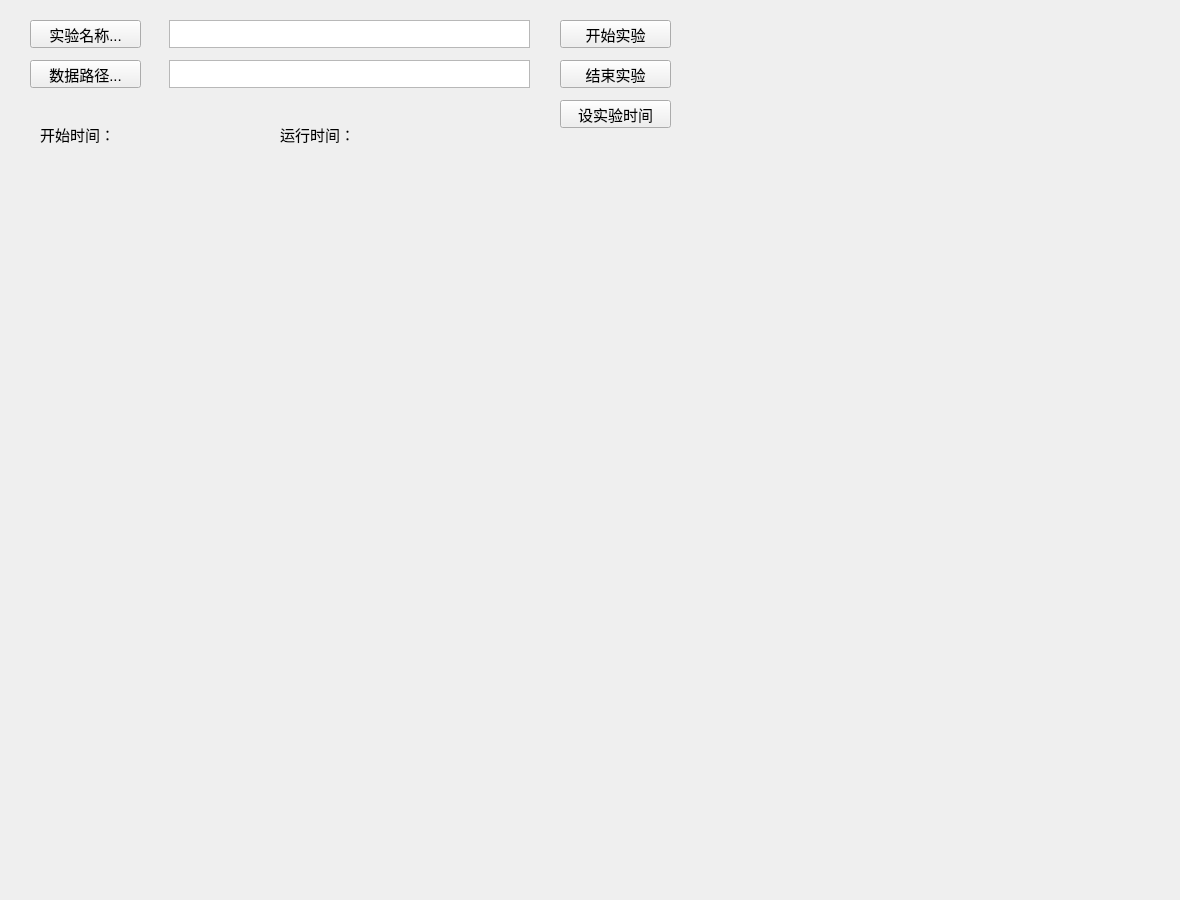
<?xml version="1.0" encoding="UTF-8"?>
<ui version="4.0">
 <class>FormExpInfo</class>
 <widget class="QWidget" name="FormExpInfo">
  <property name="geometry">
   <rect>
    <x>0</x>
    <y>0</y>
    <width>1180</width>
    <height>900</height>
   </rect>
  </property>
  <property name="windowTitle">
   <string>Form</string>
  </property>
  <widget class="QTextEdit" name="textEdit_recordpath">
   <property name="enabled">
    <bool>true</bool>
   </property>
   <property name="geometry">
    <rect>
     <x>169</x>
     <y>60</y>
     <width>361</width>
     <height>28</height>
    </rect>
   </property>
   <property name="font">
    <font>
     <family>Tahoma</family>
     <pointsize>11</pointsize>
    </font>
   </property>
   <property name="readOnly">
    <bool>true</bool>
   </property>
  </widget>
  <widget class="QPushButton" name="button_filefolder_selection">
   <property name="geometry">
    <rect>
     <x>30</x>
     <y>60</y>
     <width>111</width>
     <height>28</height>
    </rect>
   </property>
   <property name="font">
    <font>
     <family>Tahoma</family>
     <pointsize>11</pointsize>
    </font>
   </property>
   <property name="text">
    <string>数据路径...</string>
   </property>
  </widget>
  <widget class="QPushButton" name="button_expname">
   <property name="geometry">
    <rect>
     <x>30</x>
     <y>20</y>
     <width>111</width>
     <height>28</height>
    </rect>
   </property>
   <property name="font">
    <font>
     <family>Tahoma</family>
     <pointsize>11</pointsize>
    </font>
   </property>
   <property name="text">
    <string>实验名称...</string>
   </property>
  </widget>
  <widget class="QTextEdit" name="textEdit_expname">
   <property name="enabled">
    <bool>true</bool>
   </property>
   <property name="geometry">
    <rect>
     <x>169</x>
     <y>20</y>
     <width>361</width>
     <height>28</height>
    </rect>
   </property>
   <property name="font">
    <font>
     <family>Tahoma</family>
     <pointsize>11</pointsize>
    </font>
   </property>
   <property name="readOnly">
    <bool>true</bool>
   </property>
  </widget>
  <widget class="QPushButton" name="button_exp_run">
   <property name="geometry">
    <rect>
     <x>560</x>
     <y>20</y>
     <width>111</width>
     <height>28</height>
    </rect>
   </property>
   <property name="font">
    <font>
     <family>Tahoma</family>
     <pointsize>11</pointsize>
    </font>
   </property>
   <property name="text">
    <string>开始实验</string>
   </property>
  </widget>
  <widget class="QPushButton" name="button_exp_stop">
   <property name="geometry">
    <rect>
     <x>560</x>
     <y>60</y>
     <width>111</width>
     <height>28</height>
    </rect>
   </property>
   <property name="font">
    <font>
     <family>Tahoma</family>
     <pointsize>11</pointsize>
    </font>
   </property>
   <property name="text">
    <string>结束实验</string>
   </property>
  </widget>
  <widget class="QPushButton" name="button_exp_runtime">
   <property name="geometry">
    <rect>
     <x>560</x>
     <y>100</y>
     <width>111</width>
     <height>28</height>
    </rect>
   </property>
   <property name="font">
    <font>
     <family>Tahoma</family>
     <pointsize>11</pointsize>
    </font>
   </property>
   <property name="text">
    <string>设实验时间</string>
   </property>
  </widget>
  <widget class="QWidget" name="widget_clock" native="true">
   <property name="geometry">
    <rect>
     <x>690</x>
     <y>20</y>
     <width>261</width>
     <height>80</height>
    </rect>
   </property>
  </widget>
  <widget class="QWidget" name="widget_runtime" native="true">
   <property name="geometry">
    <rect>
     <x>280</x>
     <y>150</y>
     <width>181</width>
     <height>51</height>
    </rect>
   </property>
  </widget>
  <widget class="QWidget" name="widget_tos" native="true">
   <property name="geometry">
    <rect>
     <x>40</x>
     <y>150</y>
     <width>181</width>
     <height>51</height>
    </rect>
   </property>
  </widget>
  <widget class="QLabel" name="label_tos">
   <property name="geometry">
    <rect>
     <x>40</x>
     <y>120</y>
     <width>110</width>
     <height>28</height>
    </rect>
   </property>
   <property name="font">
    <font>
     <family>Tahoma</family>
     <pointsize>11</pointsize>
    </font>
   </property>
   <property name="text">
    <string>开始时间：</string>
   </property>
  </widget>
  <widget class="QLabel" name="label_runtime">
   <property name="geometry">
    <rect>
     <x>280</x>
     <y>120</y>
     <width>110</width>
     <height>28</height>
    </rect>
   </property>
   <property name="font">
    <font>
     <family>Tahoma</family>
     <pointsize>11</pointsize>
    </font>
   </property>
   <property name="text">
    <string>运行时间：</string>
   </property>
  </widget>
 </widget>
 <resources/>
 <connections/>
</ui>
